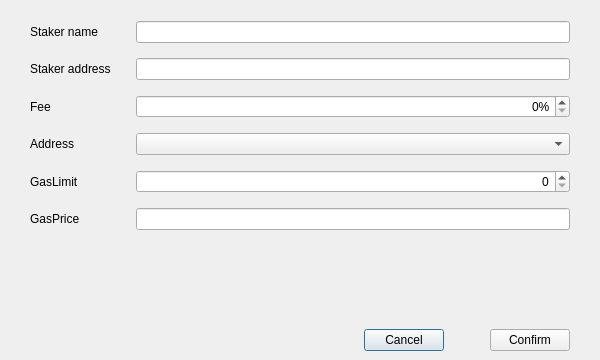
<?xml version="1.0" encoding="UTF-8"?>
<ui version="4.0">
 <class>AddDelegationPage</class>
 <widget class="QDialog" name="AddDelegationPage">
  <property name="geometry">
   <rect>
    <x>0</x>
    <y>0</y>
    <width>600</width>
    <height>360</height>
   </rect>
  </property>
  <property name="windowTitle">
   <string>Dialog</string>
  </property>
  <layout class="QVBoxLayout" name="verticalLayout">
   <property name="leftMargin">
    <number>0</number>
   </property>
   <property name="rightMargin">
    <number>0</number>
   </property>
   <property name="bottomMargin">
    <number>0</number>
   </property>
   <item>
    <spacer name="verticalSpacer">
     <property name="orientation">
      <enum>Qt::Vertical</enum>
     </property>
     <property name="sizeType">
      <enum>QSizePolicy::Fixed</enum>
     </property>
     <property name="sizeHint" stdset="0">
      <size>
       <width>20</width>
       <height>10</height>
      </size>
     </property>
    </spacer>
   </item>
   <item>
    <layout class="QGridLayout" name="gridLayout">
     <property name="leftMargin">
      <number>30</number>
     </property>
     <property name="rightMargin">
      <number>30</number>
     </property>
     <property name="verticalSpacing">
      <number>15</number>
     </property>
     <item row="4" column="1">
      <widget class="QSpinBox" name="lineEditGasLimit">
       <property name="alignment">
        <set>Qt::AlignRight|Qt::AlignTrailing|Qt::AlignVCenter</set>
       </property>
      </widget>
     </item>
     <item row="3" column="1">
      <widget class="AddressField" name="lineEditAddress"/>
     </item>
     <item row="5" column="0">
      <widget class="QLabel" name="labelGasPrice">
       <property name="minimumSize">
        <size>
         <width>100</width>
         <height>0</height>
        </size>
       </property>
       <property name="text">
        <string>GasPrice</string>
       </property>
      </widget>
     </item>
     <item row="2" column="1">
      <layout class="QHBoxLayout" name="horizontalLayout">
       <item>
        <widget class="QSpinBox" name="spinBoxFee">
         <property name="minimumSize">
          <size>
           <width>100</width>
           <height>0</height>
          </size>
         </property>
         <property name="alignment">
          <set>Qt::AlignRight|Qt::AlignTrailing|Qt::AlignVCenter</set>
         </property>
         <property name="suffix">
          <string>%</string>
         </property>
        </widget>
       </item>
      </layout>
     </item>
     <item row="5" column="1">
      <widget class="BitcoinAmountField" name="lineEditGasPrice"/>
     </item>
     <item row="1" column="1">
      <layout class="QHBoxLayout" name="horizontalLayout_3">
       <item>
        <widget class="QValidatedLineEdit" name="lineEditStakerAddress"/>
       </item>
      </layout>
     </item>
     <item row="4" column="0">
      <widget class="QLabel" name="labelGasLimit">
       <property name="minimumSize">
        <size>
         <width>100</width>
         <height>0</height>
        </size>
       </property>
       <property name="text">
        <string>GasLimit</string>
       </property>
      </widget>
     </item>
     <item row="3" column="0">
      <widget class="QLabel" name="labelAddress">
       <property name="minimumSize">
        <size>
         <width>100</width>
         <height>0</height>
        </size>
       </property>
       <property name="text">
        <string>Address</string>
       </property>
      </widget>
     </item>
     <item row="2" column="0">
      <widget class="QLabel" name="labelFee">
       <property name="minimumSize">
        <size>
         <width>100</width>
         <height>0</height>
        </size>
       </property>
       <property name="text">
        <string>Fee</string>
       </property>
      </widget>
     </item>
     <item row="1" column="0">
      <widget class="QLabel" name="labelStakerAddress">
       <property name="minimumSize">
        <size>
         <width>100</width>
         <height>0</height>
        </size>
       </property>
       <property name="text">
        <string>Staker address</string>
       </property>
      </widget>
     </item>
     <item row="0" column="0">
      <widget class="QLabel" name="labelStakerName">
       <property name="minimumSize">
        <size>
         <width>100</width>
         <height>0</height>
        </size>
       </property>
       <property name="text">
        <string>Staker name</string>
       </property>
      </widget>
     </item>
     <item row="0" column="1">
      <widget class="QLineEdit" name="lineEditStakerName">
       <property name="maxLength">
        <number>50</number>
       </property>
      </widget>
     </item>
    </layout>
   </item>
   <item>
    <spacer name="verticalSpacer_2">
     <property name="orientation">
      <enum>Qt::Vertical</enum>
     </property>
     <property name="sizeType">
      <enum>QSizePolicy::MinimumExpanding</enum>
     </property>
     <property name="sizeHint" stdset="0">
      <size>
       <width>20</width>
       <height>40</height>
      </size>
     </property>
    </spacer>
   </item>
   <item>
    <widget class="QWidget" name="buttonsContainerWhite" native="true">
     <layout class="QHBoxLayout" name="horizontalLayout_2">
      <property name="leftMargin">
       <number>30</number>
      </property>
      <property name="rightMargin">
       <number>30</number>
      </property>
      <item>
       <spacer name="horizontalSpacer">
        <property name="orientation">
         <enum>Qt::Horizontal</enum>
        </property>
        <property name="sizeType">
         <enum>QSizePolicy::Expanding</enum>
        </property>
        <property name="sizeHint" stdset="0">
         <size>
          <width>40</width>
          <height>20</height>
         </size>
        </property>
       </spacer>
      </item>
      <item>
       <widget class="QPushButton" name="clearButton">
        <property name="text">
         <string>Cancel</string>
        </property>
       </widget>
      </item>
      <item>
       <spacer name="horizontalSpacer_2">
        <property name="orientation">
         <enum>Qt::Horizontal</enum>
        </property>
        <property name="sizeType">
         <enum>QSizePolicy::Fixed</enum>
        </property>
        <property name="sizeHint" stdset="0">
         <size>
          <width>40</width>
          <height>20</height>
         </size>
        </property>
       </spacer>
      </item>
      <item>
       <widget class="QPushButton" name="addDelegationButton">
        <property name="text">
         <string>Confirm</string>
        </property>
       </widget>
      </item>
     </layout>
    </widget>
   </item>
  </layout>
 </widget>
 <customwidgets>
  <customwidget>
   <class>AddressField</class>
   <extends>QComboBox</extends>
   <header>qt/addressfield.h</header>
  </customwidget>
  <customwidget>
   <class>QValidatedLineEdit</class>
   <extends>QLineEdit</extends>
   <header>qt/qvalidatedlineedit.h</header>
  </customwidget>
  <customwidget>
   <class>BitcoinAmountField</class>
   <extends>QLineEdit</extends>
   <header>qt/bitcoinamountfield.h</header>
   <container>1</container>
  </customwidget>
 </customwidgets>
 <tabstops>
  <tabstop>lineEditStakerAddress</tabstop>
  <tabstop>spinBoxFee</tabstop>
  <tabstop>lineEditAddress</tabstop>
  <tabstop>lineEditGasLimit</tabstop>
  <tabstop>lineEditGasPrice</tabstop>
  <tabstop>addDelegationButton</tabstop>
  <tabstop>clearButton</tabstop>
 </tabstops>
 <resources/>
 <connections/>
</ui>
